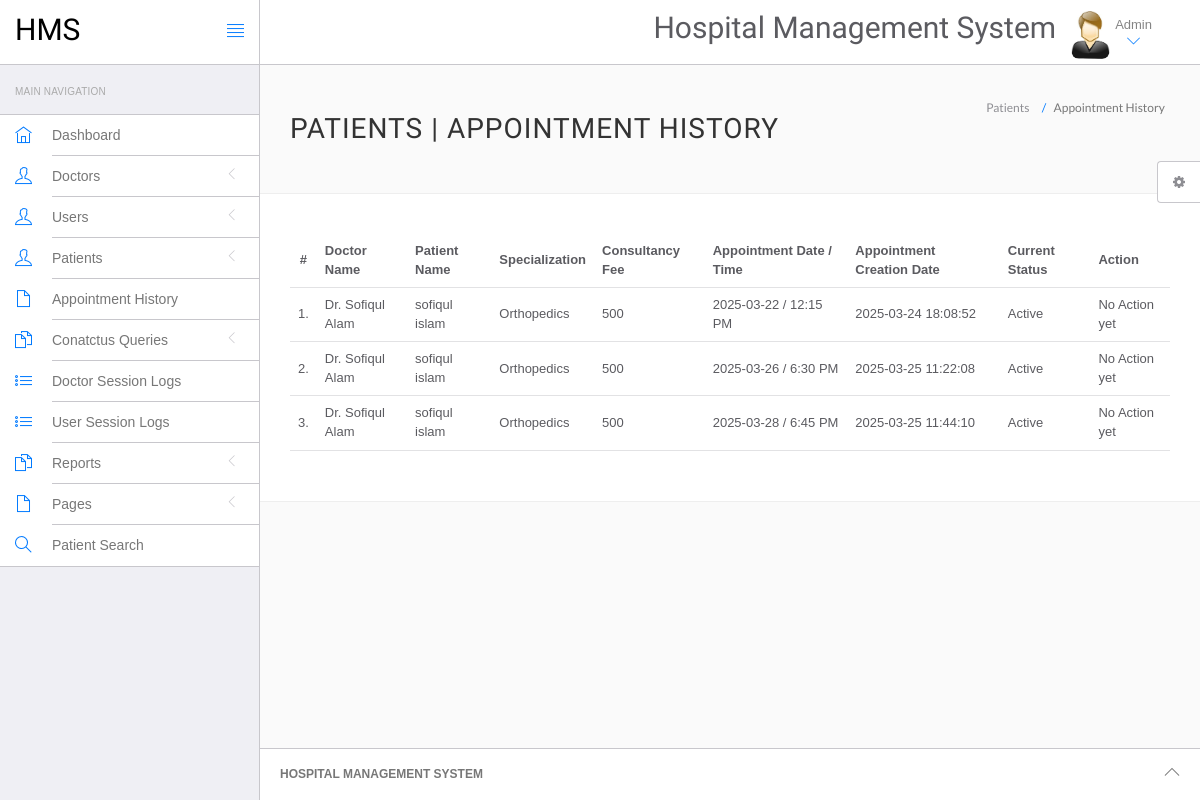
The app's page /hms/admin/appointment-history.php (signed in) with its own data.
### tables this page shows
CREATE TABLE `appointment` (
  `id` int(11) NOT NULL,
  `doctorSpecialization` varchar(255) DEFAULT NULL,
  `doctorId` int(11) DEFAULT NULL,
  `userId` int(11) DEFAULT NULL,
  `consultancyFees` int(11) DEFAULT NULL,
  `appointmentDate` varchar(255) DEFAULT NULL,
  `appointmentTime` varchar(255) DEFAULT NULL,
  `postingDate` timestamp NULL DEFAULT current_timestamp(),
  `userStatus` int(11) DEFAULT NULL,
  `doctorStatus` int(11) DEFAULT NULL,
  `updationDate` timestamp NULL DEFAULT NULL ON UPDATE current_timestamp()
);

CREATE TABLE `doctors` (
  `id` int(11) NOT NULL,
  `specilization` varchar(255) DEFAULT NULL,
  `doctorName` varchar(255) DEFAULT NULL,
  `address` longtext DEFAULT NULL,
  `docFees` varchar(255) DEFAULT NULL,
  `contactno` varchar(11) DEFAULT NULL,
  `docEmail` varchar(255) DEFAULT NULL,
  `password` varchar(255) DEFAULT NULL,
  `creationDate` timestamp NULL DEFAULT current_timestamp(),
  `updationDate` timestamp NULL DEFAULT NULL ON UPDATE current_timestamp()
);

CREATE TABLE `users` (
  `id` int(11) NOT NULL,
  `fullName` varchar(255) DEFAULT NULL,
  `address` longtext DEFAULT NULL,
  `city` varchar(255) DEFAULT NULL,
  `gender` varchar(255) DEFAULT NULL,
  `email` varchar(255) DEFAULT NULL,
  `password` varchar(255) DEFAULT NULL,
  `regDate` timestamp NULL DEFAULT current_timestamp(),
  `updationDate` timestamp NULL DEFAULT NULL ON UPDATE current_timestamp()
);

### hms/admin/appointment-history.php (the view, shortened to what this page needs)
<?php
include('include/config.php');
if(strlen($_SESSION['id']==0)) {
 header('location:logout.php');
  } else{
?>
<!DOCTYPE html>
<html lang="en">
	<head>
		<link rel="stylesheet" href="vendor/bootstrap/css/bootstrap.min.css">
		<link rel="stylesheet" href="vendor/fontawesome/css/font-awesome.min.css">
		<link rel="stylesheet" href="vendor/themify-icons/themify-icons.min.css">
		<link href="vendor/animate.css/animate.min.css" rel="stylesheet" media="screen">
		<link href="vendor/perfect-scrollbar/perfect-scrollbar.min.css" rel="stylesheet" media="screen">
		<link href="vendor/switchery/switchery.min.css" rel="stylesheet" media="screen">
		<link href="vendor/bootstrap-touchspin/jquery.bootstrap-touchspin.min.css" rel="stylesheet" media="screen">
		<link href="vendor/select2/select2.min.css" rel="stylesheet" media="screen">
		<link href="vendor/bootstrap-datepicker/bootstrap-datepicker3.standalone.min.css" rel="stylesheet" media="screen">
		<link href="vendor/bootstrap-timepicker/bootstrap-timepicker.min.css" rel="stylesheet" media="screen">
		<link rel="stylesheet" href="assets/css/styles.css">
		<link rel="stylesheet" href="assets/css/plugins.css">
		<link rel="stylesheet" href="assets/css/themes/theme-1.css" id="skin_color" />
	</head>
	<body>
		<div id="app">
<?php include('include/sidebar.php');?>
			<div class="app-content">
					<?php include('include/header.php');?>
				<div class="main-content" >
					<div class="wrap-content container" id="container">
						<section id="page-title">
							<div class="row">
								<div class="col-sm-8">
									<h1 class="mainTitle">Patients  | Appointment History</h1>
																	</div>
								<ol class="breadcrumb">
									<li>
										<span>Patients </span>
									</li>
									<li class="active">
										<span>Appointment History</span>
									</li>
								</ol>
							</div>
						</section>
						<div class="container-fluid container-fullw bg-white">
									<div class="row">
								<div class="col-md-12">
									<table class="table table-hover" id="sample-table-1">
										<thead>
											<tr>
												<th class="center">#</th>
												<th class="hidden-xs">Doctor Name</th>
												<th>Patient Name</th>
												<th>Specialization</th>
												<th>Consultancy Fee</th>
												<th>Appointment Date / Time </th>
												<th>Appointment Creation Date  </th>
												<th>Current Status</th>
												<th>Action</th>
											</tr>
										</thead>
										<tbody>
<?php
$sql=mysqli_query($con,"select doctors.doctorName as docname,users.fullName as pname,appointment.*  from appointment join doctors on doctors.id=appointment.doctorId join users on users.id=appointment.userId ");
$cnt=1;
while($row=mysqli_fetch_array($sql))
{
?>
											<tr>
												<td class="center"><?php echo $cnt;?>.</td>
												<td class="hidden-xs"><?php echo $row['docname'];?></td>
												<td class="hidden-xs"><?php echo $row['pname'];?></td>
												<td><?php echo $row['doctorSpecialization'];?></td>
												<td><?php echo $row['consultancyFees'];?></td>
												<td><?php echo $row['appointmentDate'];?> / <?php echo
												 $row['appointmentTime'];?>
												</td>
												<td><?php echo $row['postingDate'];?></td>
												<td>
<?php if(($row['userStatus']==1) && ($row['doctorStatus']==1))
{
	echo "Active";
}
												?></td>
												<td >
												<div class="visible-md visible-lg hidden-sm hidden-xs">
							<?php if(($row['userStatus']==1) && ($row['doctorStatus']==1))
{
echo "No Action yet";
	 } else {
		echo "Canceled";
		} ?>
												</div>
												</td>
											</tr>
											<?php
$cnt=$cnt+1;
											 }?>
										</tbody>
									</table>
								</div>
							</div>
								</div>
					</div>
				</div>
			</div>
	<?php include('include/footer.php');?>
	<?php include('include/setting.php');?>
		</div>
	</body>
</html>
<?php } ?>

### hms/admin/assets/css/themes/theme-1.css (style rules this page uses)
body { background: #FAFAFA; }

### records on screen
appointment: doctorId.doctorName "Dr. Sofiqul Alam", userId.fullName "sofiqul islam", doctorSpecialization "Orthopedics", consultancyFees "500", appointmentDate "2025-03-22", appointmentTime "12:15 PM", postingDate "2025-03-24 18:08:52", userStatus "Active"
appointment: doctorId.doctorName "Dr. Sofiqul Alam", userId.fullName "sofiqul islam", doctorSpecialization "Orthopedics", consultancyFees "500", appointmentDate "2025-03-26", appointmentTime "6:30 PM", postingDate "2025-03-25 11:22:08", userStatus "Active"
appointment: doctorId.doctorName "Dr. Sofiqul Alam", userId.fullName "sofiqul islam", doctorSpecialization "Orthopedics", consultancyFees "500", appointmentDate "2025-03-28", appointmentTime "6:45 PM", postingDate "2025-03-25 11:44:10", userStatus "Active"
